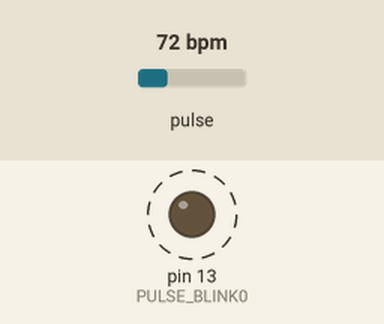
Recording of a sketch running on a simulated Arduino Uno, built with avr-gcc and run on an emulated ATmega328P. Shown: output pins drawn as LEDs (lit = HIGH). Dashed ring = blinking. The inputs (shaded band) are chosen by the test bench; at power-on: pulse 72 bpm. What the sketch prints to the serial monitor is not drawn.

Above: at 1.2 s.
1.3 s: pulse set to 130 bpm
At 1.44 s:
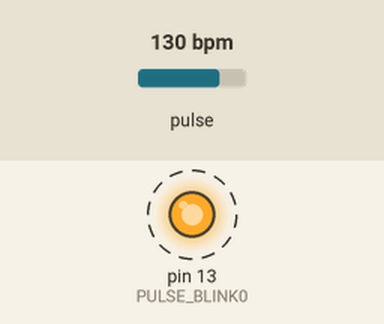
4.3 s: pulse set to 42 bpm
At 5.71 s:
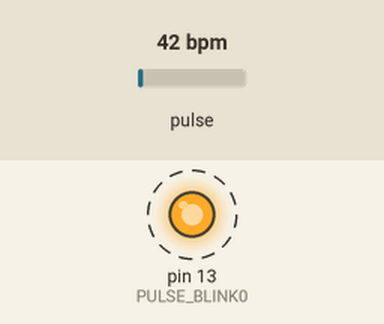
Timing chart, 0 to 11.8 s (numbered marks = the images above; inputs shaded):
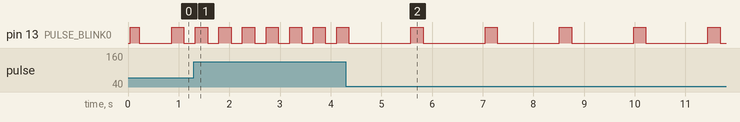

The sketch:

Project.ino
```cpp
#define USE_ARDUINO_INTERRUPTS true
#include <PulseSensorPlayground.h>
#include <math.h>


const int OUTPUT_TYPE = SERIAL_PLOTTER;
const int PULSE_SENSOR_COUNT = 2; // CHANGE THIS TO NUMBER OF SENSORS


const int PULSE_INPUT0 = A0;
const int PULSE_BLINK0 = 13;    // Pin 13 is the on-board LED
const int PULSE_FADE0 = 5;

const int PULSE_INPUT1 = A1;
const int PULSE_BLINK1 = 13;    // Pin 13 is the on-board LED
const int PULSE_FADE1 = 5;

const int PULSE_INPUT2 = A2;
const int PULSE_BLINK2 = 13;    // Pin 13 is the on-board LED
const int PULSE_FADE2 = 5;

const int PULSE_INPUT3 = A3;
const int PULSE_BLINK3 = 13;    // Pin 13 is the on-board LED
const int PULSE_FADE3 = 5;

const int PULSE_INPUT4 = A4;
const int PULSE_BLINK4 = 13;    // Pin 13 is the on-board LED
const int PULSE_FADE4 = 5;

const int PULSE_INPUT5 = A5;
const int PULSE_BLINK5 = 13;    // Pin 13 is the on-board LED
const int PULSE_FADE5 = 5;


const int THRESHOLD = 550;

PulseSensorPlayground pulseSensor(PULSE_SENSOR_COUNT);

void setup() {

  Serial.begin(250000);


  pulseSensor.analogInput(PULSE_INPUT0, 0);
  pulseSensor.blinkOnPulse(PULSE_BLINK0, 0);
  pulseSensor.fadeOnPulse(PULSE_FADE0, 0);

  pulseSensor.analogInput(PULSE_INPUT1, 1);
  pulseSensor.blinkOnPulse(PULSE_BLINK1, 1);
  pulseSensor.fadeOnPulse(PULSE_FADE1, 1);

  pulseSensor.analogInput(PULSE_INPUT2, 2);
  pulseSensor.blinkOnPulse(PULSE_BLINK2, 2);
  pulseSensor.fadeOnPulse(PULSE_FADE2, 2);

  pulseSensor.analogInput(PULSE_INPUT3, 3);
  pulseSensor.blinkOnPulse(PULSE_BLINK3, 3);
  pulseSensor.fadeOnPulse(PULSE_FADE3, 3);

  pulseSensor.analogInput(PULSE_INPUT4, 4);
  pulseSensor.blinkOnPulse(PULSE_BLINK4, 4);
  pulseSensor.fadeOnPulse(PULSE_FADE4, 4);

  pulseSensor.analogInput(PULSE_INPUT5, 5);
  pulseSensor.blinkOnPulse(PULSE_BLINK5, 5);
  pulseSensor.fadeOnPulse(PULSE_FADE5, 5);


  pulseSensor.setSerial(Serial);
  pulseSensor.setOutputType(OUTPUT_TYPE);
  pulseSensor.setThreshold(THRESHOLD);
   if (pulseSensor.begin()) {
    Serial.println("We created a pulseSensor Object !");
  }

  if (!pulseSensor.begin()) {

    for (;;) {
      digitalWrite(PULSE_BLINK0, LOW);
      delay(50);
      digitalWrite(PULSE_BLINK0, HIGH);
      delay(50);
    }
  }
}
/* MY CODE BELOW PLEASE READ */
// Kevin Lin
// While this isn't the most impressive piece of code I've written, it is one of the ones that will always hold a place in my heart.
// This is the first piece of code I've written in which I had to actually come up with a creative solution to solve a real problem.
// I did some simple data analysis here as well. It shows my previous background, before I was commited entirely to software.

double standardDev(double a[]){
  double avg = average(a,200), SSD = 0, std;

  for(int j = 0; j< 200; j++){
    SSD += pow(a[j] - avg,2);
  }
  std = pow(SSD/(200-1),0.5);
  return std;
}
double average(double a[], int length){
  double average = 0;
  for(int i = 0; i< 200; i++){
    average += a[i];
  }
  average /= length;
  return average;
}
double* filter(double a[]){
  double stdRange = 2 * standardDev(a);
  double avg = average(a,200);
  int numRemoved = 0;
  for(int i=0; i < 200; i++){
    if(a[i] >= stdRange + avg || a[i] <= avg - stdRange ){
      a[i] = 0;
      numRemoved++;
    }
  }
  avg = average(a,200-numRemoved);
  for(int i = 0; i<200; i++){
    if(a[i] == 0){
      a[i] = avg;
    }
  }
  return a;
}
boolean test(double a[], double rate){
  boolean passed = false;
  double* arr = filter(a);
  double avg = average(arr,200);
  if(rate >= avg - 50 && rate <= avg + 50){
    passed = true;
  }
  return passed;
}
boolean isEmpty(double a[]){
  for(int i = 0; i<200; i++){
    if(a[i] != 0){
      return false;
      }
    }
  return true;
  }

double arr[200];
int currentArrIdx = 0;
double arr2[20];
int arr2Idx = 0;
double avg = 0;

void loop() {

   if(arr2Idx >= 20){
    avg = average(arr2,20);
    }
    while(currentArrIdx < 200){
      if(pulseSensor.getBeatsPerMinute() != 0){
        arr[currentArrIdx] = pulseSensor.getBeatsPerMinute();
        currentArrIdx++;
         }
      }


  for (int i = 0; i < PULSE_SENSOR_COUNT; ++i) {
    if (pulseSensor.sawStartOfBeat(i)&& test(arr,pulseSensor.getBeatsPerMinute(i))) {
//      pulseSensor.outputBeat(i);
        Serial.println("♥  A HeartBeat Happened ! "); // If test is "true", print a message "a heartbeat happened".
        if(avg != 0 && pulseSensor.getBeatsPerMinute(i) >= 1.1*standardDev(arr2) + avg ){
          Serial.print("WARNING BPM IS ABNORMALY HIGH ");                        // Print phrase "BPM: "
          }else if (avg != 0 &&  pulseSensor.getBeatsPerMinute(i) <= avg - 1.1* standardDev(arr2)){
          Serial.print("WARNING BPM IS ABNORMALY LOW ");                        // Print phrase "BPM: "
            }
        Serial.print("BPM: ");                        // Print phrase "BPM: "
        Serial.println(pulseSensor.getBeatsPerMinute(i));                        // Print the value inside of myBPM.
        if(arr2Idx < 20){
          arr2[arr2Idx] = pulseSensor.getBeatsPerMinute(i);
          arr2Idx++;
          }
    }
  }
  currentArrIdx = 0;
}
```

Measured:
- after the input at 1.3 s, pin 13 (PULSE_BLINK0): alternates HIGH for 0.24 s and LOW for 0.23 s, starting at once
- after the input at 4.3 s, pin 13 (PULSE_BLINK0): alternates HIGH for 0.24 s and LOW for 1.2 s, starting after 1.3 s
- by itself, pin 13 (PULSE_BLINK0): alternates HIGH for 0.21 s and LOW for 0.63 s
